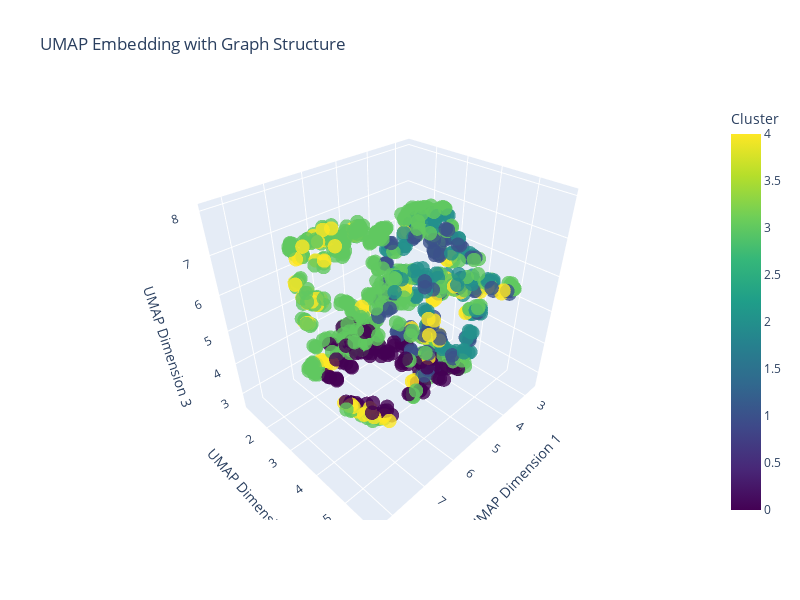

Notebook code for this chart:
### Code cell
import umap

normalized_matrix = []
normalized_matrix = calculate_normalised_matrix(results, len(trees))

# 4. Visualize the normalized distance matrix
fig, ax = plt.subplots(figsize=(8, 6))
plot_distance_matrix(
    normalized_matrix, ax=ax, title="Normalized Component Distance Matrix"
)

# Perform clustering
cluster_labels: ndarray[Any, dtype[signedinteger[_64Bit]]] = perform_clustering(normalized_matrix, n_clusters=5)

# Get UMAP embedding - consolidated into single approach
umap_model = umap.UMAP(
    n_components=3,
    metric="precomputed",
    random_state=42,
)

embedding = umap_model.fit_transform(normalized_matrix)

# Plot with graph structure
plot_component_umap_3d(
    embedding=embedding,
    cluster_labels=cluster_labels,
    title="UMAP Embedding with Graph Structure",
    show_graph=True,  # Set to False if you want to hide the graph
    # graph_opacity=0.10,  # Adjust this value: 0.0 (invisible) to 1.0 (fully opaque)
)

### Figure 1 — Plotly figure (JSON) as saved in the notebook; plotly's stock layout.template omitted (floating-point values rounded to 4 significant figures; data arrays with more than 128 entries replaced by an {"elided": "..."} marker saying what was removed)
{"data": [{"hoverinfo": "text", "marker": {"color": {"elided": "945 int values"}, "colorbar": {"title": {"text": "Cluster"}}, "colorscale": [[0, "#440154"], [0.1111, "#482878"], [0.2222, "#3e4989"], [0.3333, "#31688e"], [0.4444, "#26828e"], [0.5556, "#1f9e89"], [0.6667, "#35b779"], [0.7778, "#6ece58"], [0.8889, "#b5de2b"], [1, "#fde725"]], "opacity": 0.8, "size": 5}, "mode": "markers", "name": "Data Points", "text": {"elided": "945 str values"}, "type": "scatter3d", "x": {"elided": "945 float values"}, "y": {"elided": "945 float values"}, "z": {"elided": "945 float values"}}], "layout": {"height": 600, "scene": {"xaxis": {"title": {"text": "UMAP Dimension 1"}}, "yaxis": {"title": {"text": "UMAP Dimension 2"}}, "zaxis": {"title": {"text": "UMAP Dimension 3"}}}, "title": {"text": "UMAP Embedding with Graph Structure"}, "width": 800}}
